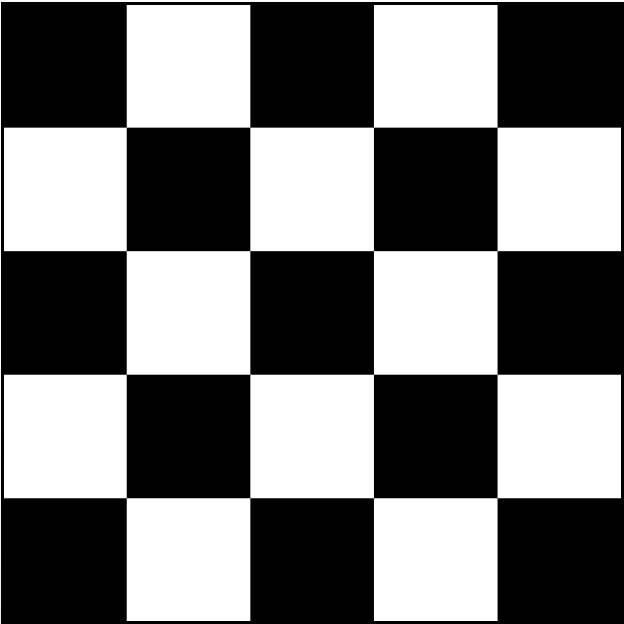
#> input picture Assignment 1/asdfasdf.png, 624 x 624 px
$ python a1.py
#> lines starting #> are read from the running program, lines starting #| are printed output that depends on the picture; after the words box and inside, x2 and y2 are one past the last pixel; in counts of white or black regions, pixels touching at a corner belong together
import cv2
import numpy as np
import matplotlib.pyplot as plt
import math

def histogram(img, height, width):
	x_axis = np.array(range(256))
	color_address = np.zeros_like(x_axis)
	for row in range(1, height):
		for col in range(1, width):
			color_address[img[row, col]] += 1
	plt.plot(color_address)
	plt.ylabel('Number fo Pixel')
	plt.xlabel('Brightness code')
	plt.show()

def temperature(img, height, width):
    blue = np.zeros_like(img)
    green = np.zeros_like(img)
    red = np.zeros_like(img)

    for row in range(1, height):
        for col in range(1, width):
            r = g = b = 0.00

            if (img[row, col] >= 0 and img[row, col] < 52):
                r = 0
                g = 0
                b = 255.0 * (img[row, col] / 52.0)
            elif (img[row, col] >= 52 and img[row, col] < 103):
                r = 0
                g = (img[row, col] - 52.0) * 4.9
                b = 255 - (img[row, col] - 52.0) * 4.9
            elif (img[row, col] >= 103 and img[row, col] < 155):
                r = (img[row, col] - 103.0) * 4.9
                g = 255 - (img[row, col] - 52.0) * 4.9
                b = 0
            elif (img[row, col] >= 155 and img[row, col] < 207):
                r = 255
                g = 0
                b = (img[row, col] - 155.0) * 4.9
            else:
                r = 255
                g = (img[row, col] - 207) * 4.9
                b = 255
            blue[row, col] = b
            green[row, col] = g
            red[row, col] = r

    return cv2.merge((red, green, blue))

def pseudocolor(img_x, img_y, height, width):
    blue = np.zeros_like(img_x)
    green = np.zeros_like(img_x)
    red = np.zeros_like(img_x)


    for row in range(1, height):
        for col in range(1, width):
            arctan = r = g = b = 0.00
            if (img_x[row, col] == 0):
                if (img_y[row, col] == 0):
                    arctan = 0
                else:
                    arctan = 1.57
            else:
                arctan = math.atan(float(img_y[row, col]) / float(img_x[row, col]))

            if (arctan >= 0 and arctan < 0.314):
                r = 0
                g = 0
                b = 255.0 * (arctan / 0.314)
            elif (arctan >= 0.314 and arctan < 0.628):
                r = 0
                g = (164 * arctan - 52.0) * 4.9
                b = 255 - (164 * arctan - 52.0) * 4.9
            elif (arctan >= 0.628 and arctan < 0.942):
                r = (164 * arctan - 103.0) * 4.9
                g = 255 - (164 * arctan - 52.0) * 4.9
                b = 0
            elif (arctan >= 0.942 and arctan < 1.256):
                r = 255
                g = 0
                b = (164 * arctan - 155.0) * 4.9
            else:
                r = 255
                g = (164 * arctan - 207) * 4.9
                b = 255
            blue[row, col] = b
            green[row, col] = g
            red[row, col] = r
    return cv2.merge((red, green, blue))  # import image in gray and get shape

def binary(img, height, width):
	binary = np.zeros_like(img)
	bound = 127

	for row in range(1, height):
		for col in range(1, width):
			if (img[row, col] >= bound):
				binary[row, col] = 255
			else:
				binary[row, col] = 0
	return binary

img_gray = cv2.imread('asdfasdf.png', cv2.IMREAD_GRAYSCALE)
#> img_gray is the input picture: shape (624, 624); min 0, max 255, mean 120.8
height, width = img_gray.shape
#> height = 624; width = 624

# kernel matrix
kernel_hor = np.array([(1, 2, 1), (0, 0, 0), (-1, -2, -1)])
kernel_ver = np.array([(1, 0, -1), (2, 0, -2), (1, 0, -1)])

img_filt_hor = np.zeros((height, width), dtype=np.uint8)
img_filt_ver = np.zeros((height, width), dtype=np.uint8)
img_filtered = np.zeros((height, width), dtype=np.uint8)
img_binary = np.zeros((height, width), dtype=np.uint8)

kernel_height, kernel_width = kernel_hor.shape

# matrix for zero padding
img_pad = np.zeros(((height + 2), (width + 2)), dtype=np.uint8)

# variable for later work
pixel = 0.00

# make zero padded image matrix
for row in range(0, height):
    for col in range(0, width):
        img_pad[row + 1, col + 1] = img_gray[row, col]

# matrix for filtering
mtx_multiply = np.zeros((kernel_height, kernel_width), dtype=np.uint8)
img_convert_x = np.zeros((kernel_height, kernel_width), dtype=np.uint8)
img_convert_y = np.zeros((kernel_height, kernel_width), dtype=np.uint8)

# filtering process
for row in range(1, height):
    for col in range(1, width):
        mtx_multiply = img_pad[(row - 1): (row + 2), (col - 1): (col + 2)]

        # make 3X3 matrix which is multiplication of kernel and 3X3 grayscale image
        img_convert_x = kernel_hor * mtx_multiply
        if img_convert_x.sum() > 255:
            img_filt_hor[row, col] = 255
        elif img_convert_x.sum() < 0:
            img_filt_hor[row, col] = 0
        else:
            img_filt_hor[row, col] = img_convert_x.sum()

        img_convert_y = kernel_ver * mtx_multiply
        if img_convert_y.sum() > 255:
            img_filt_ver[row, col] = 255
        elif img_convert_y.sum() < 0:
            img_filt_ver[row, col] = 0
        else:
            img_filt_ver[row, col] = img_convert_y.sum()

        # add two filtered images to generate sobel filtered image
        pixel = math.sqrt((float(img_filt_hor[row, col]) * float(img_filt_hor[row, col])) + (
            float(img_filt_ver[row, col]) * float(img_filt_ver[row, col])))
        if pixel > 255:
            pixel = 255
        elif pixel < 0:
            pixel = 0
        else:
            pixel = pixel
        img_filtered[row, col] = pixel
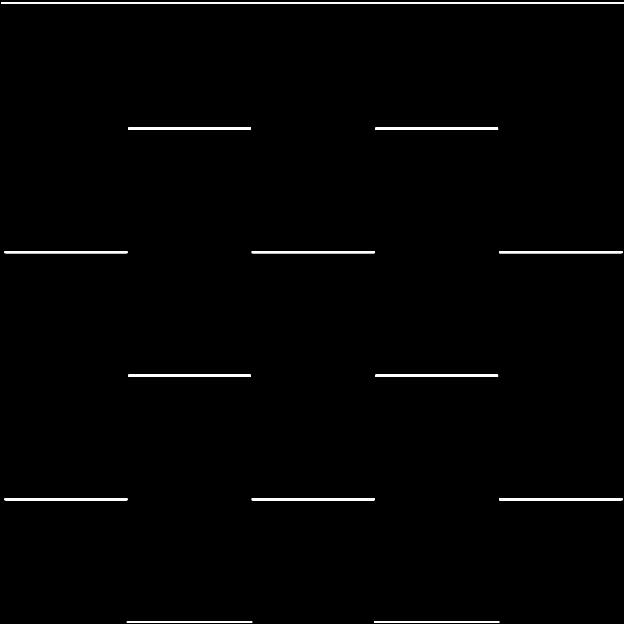
#> img_filt_hor: shape (624, 624); min 0, max 255, mean 3.5
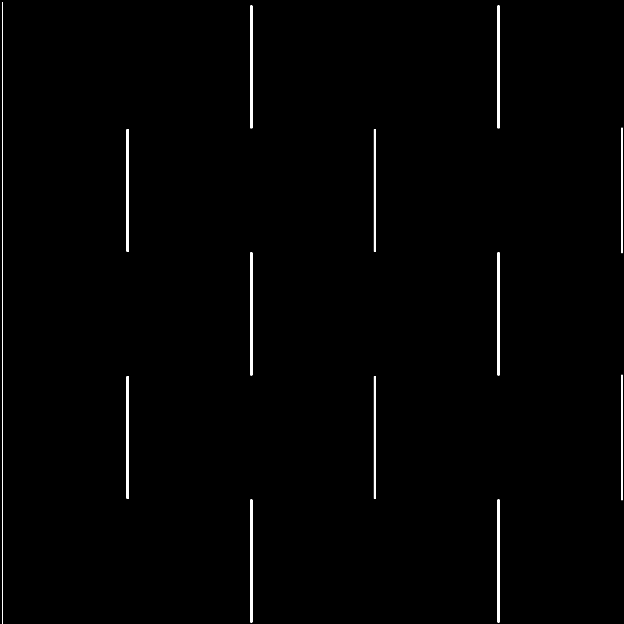
#> img_filt_ver: shape (624, 624); min 0, max 255, mean 3
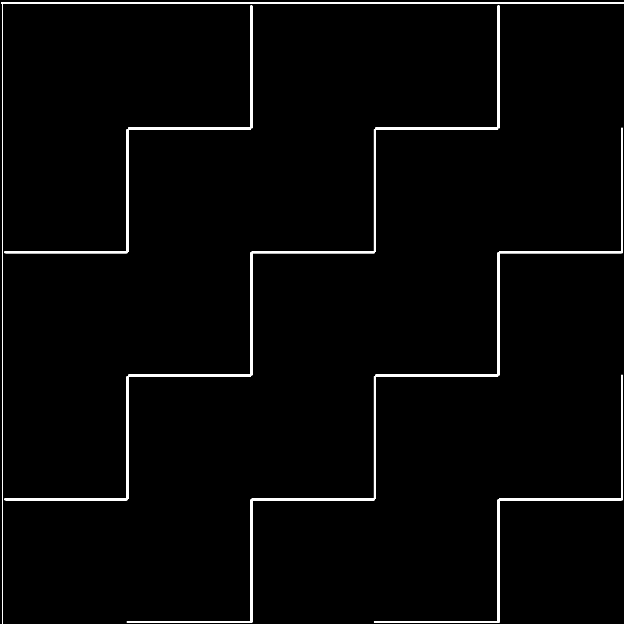
#> img_filtered: shape (624, 624); min 0, max 255, mean 6.5

img_temperature = temperature(img_gray, height, width)
#> after the loop in temperature, `for row in range(1, height):`:
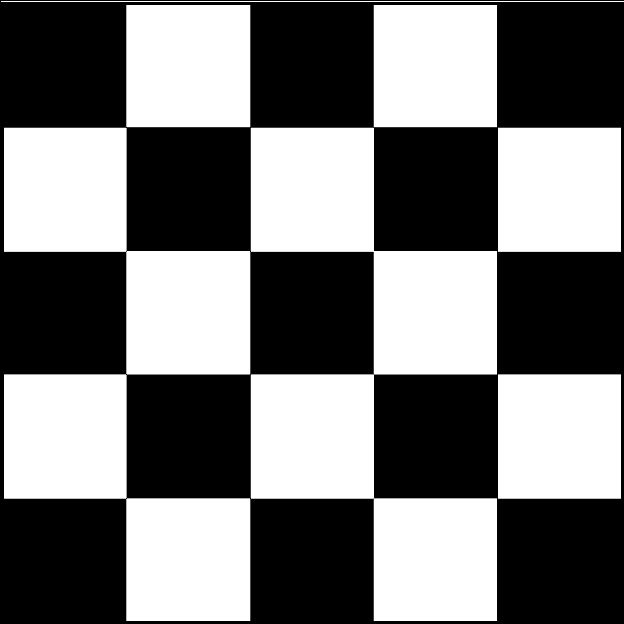
#> blue: shape (624, 624); min 0, max 255, mean 120.1
#> after the loop in temperature, `for row in range(1, height):`:
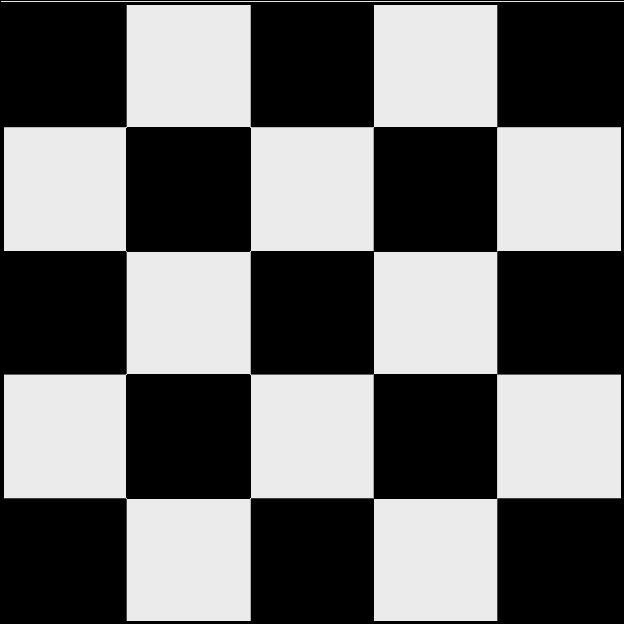
#> green: shape (624, 624); min 0, max 245, mean 110.1
#> after the loop in temperature, `for row in range(1, height):`:
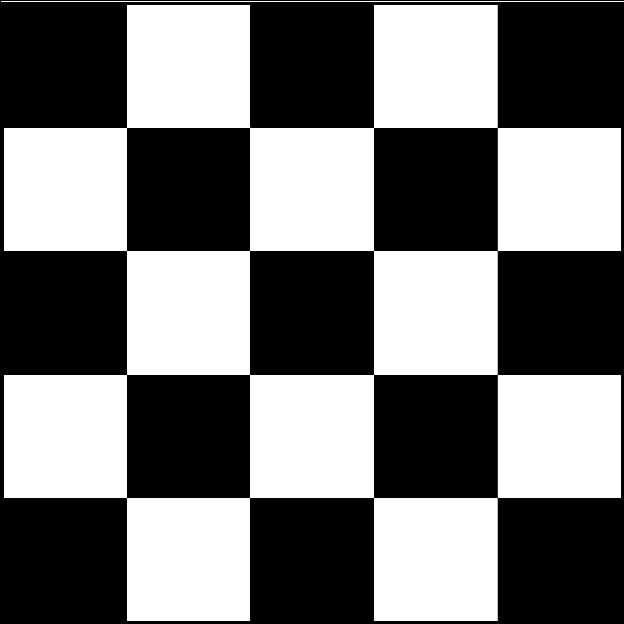
#> red: shape (624, 624); min 0, max 255, mean 119.8
img_pseudocolor = pseudocolor(img_filt_hor, img_filt_ver, height, width)
img_histogram = histogram(img_gray, height, width)
#> in histogram, `plt.show()`:
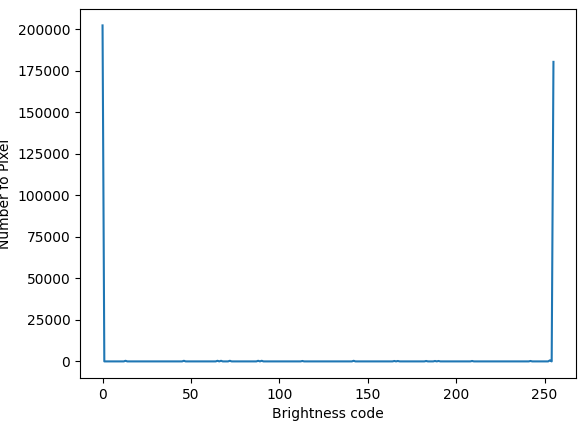
#> figure drawn by matplotlib, 1 panel; curve peaks at x = 0, y = 202272
#> img_histogram = None
img_binary = binary(img_gray, height, width)
#> after the loop in binary, `for row in range(1, height):`: binary: shape (624, 624); 47% white; 2 white regions, box (x1, y1, x2, y2) and area: (4, 5, 621, 621) 182410, (1, 1, 624, 2) 623

# display images
cv2.imshow('Gray Image', img_gray)
cv2.imshow('Horizontal filter', img_filt_hor)
cv2.imshow('Vertical filter', img_filt_ver)
cv2.imshow('Pseudocolor(magnitude)', img_filtered)
cv2.imshow('Pseudocolor(angle)', img_pseudocolor)
cv2.imshow('Temperature', img_temperature)
cv2.imshow('Binary', img_binary)

cv2.waitKey(0)
cv2.destroyAllWindows()
